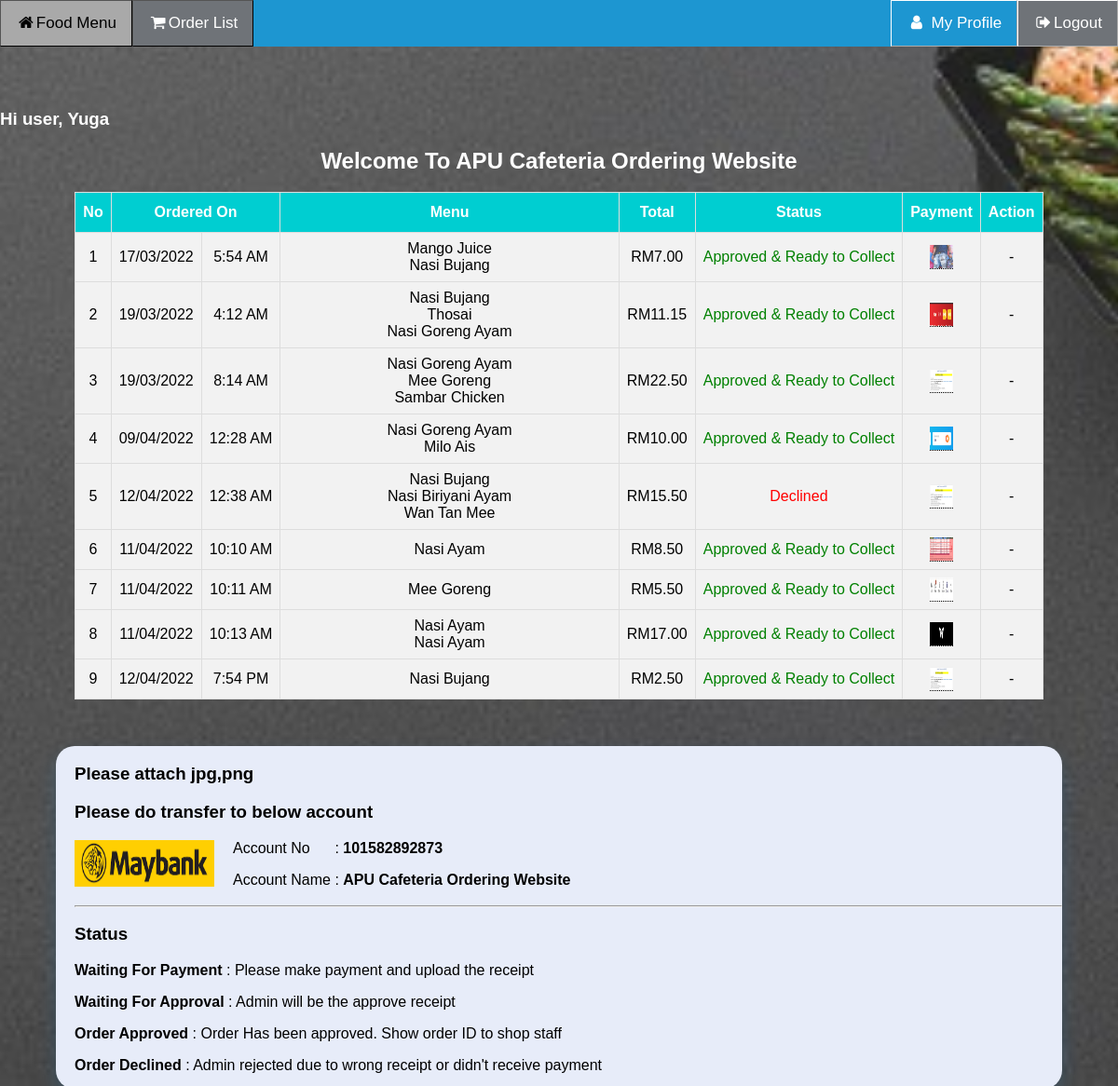
Page /Customer/List.php (signed in) on the committed database.
### tables this page shows
CREATE TABLE `orders` (
  `id` int(9) NOT NULL,
  `datetime` timestamp NOT NULL DEFAULT current_timestamp(),
  `username` varchar(255) NOT NULL,
  `menuID` varchar(99) NOT NULL,
  `category` varchar(255) NOT NULL,
  `total` float(9,2) NOT NULL,
  `receipt` varchar(255) DEFAULT NULL,
  `status` int(9) NOT NULL
);

CREATE TABLE `menu` (
  `id` int(9) NOT NULL,
  `name` varchar(255) NOT NULL,
  `price` float(8,2) NOT NULL,
  `image` varchar(255) DEFAULT NULL,
  `category` int(9) NOT NULL
);

### Customer/List.php (the view, shortened to what this page needs)
<?php
if(isset ($_SESSION["username"]))
{	include "Header.php";
$user = $_SESSION["username"];?>
<!DOCTYPE html>
<html>
<head>
</head>
<body>
	<h2 style="text-align:center;">Welcome To APU Cafeteria Ordering Website</h2>
<?php
	$queryGet = "select * from orders where username='".$_SESSION["username"]."'";
	$resultGet = mysqli_query($link,$queryGet);
	$count = mysqli_num_rows($resultGet);
	if(!$resultGet)
	{
		die ("Invalid Query - get Items List: ". mysqli_error($link));
	}
	else
	{?>
	<table id="table" border="1" align="center">
		<tr>
			<th>No</th>
			<th colspan="2">Ordered On</th>
			<th style="width:35%">Menu</th>
			<th>Total</th>
			<th>Status</th>
			<th>Payment</th>
			<th>Action</th>
		</tr>
<?php
		if($count >0)
		{
		$no=1;
		while($row= mysqli_fetch_array($resultGet, MYSQLI_BOTH))
		{
			$tmp = $row['datetime'];
            $Dtime = new DateTime($tmp);
			$date = $Dtime->format('d/m/Y');
			$time = $Dtime->format('g:i A');
		?>
		<tr>
			<form action="List.php" method="POST" enctype="multipart/form-data">
			<td><?php echo $no;?></td>
			<td><?php echo $date;?></td>
			<td><?php echo $time;?></td>
			<td><?php
				$menuarr = explode("|",$row['menuID']);
				foreach ($menuarr as $item){
					$resultGetMenu = mysqli_query($link,"SELECT name FROM menu WHERE id = '".$item."'");
					$rowMenu = mysqli_fetch_array($resultGetMenu, MYSQLI_BOTH);
					echo $rowMenu['name'];
					echo "<br>";
				}?></td>
			<td>RM<?php echo $row['total']; ?></td>
			<td><?php
			if($row['status']=="2")	echo "<p style='color: green;'>Approved & Ready to Collect</p>";
			if($row['status']=="3")	echo "<p style='color: red;'>Declined</p>";
			?></td>
			<td style="text-align: center">
				<center>
				<?php
			if($row['receipt'] == NULL){	?>
					<input type="file" name="receipt" accept="image/png, image/jpeg">
<?php	}		else{	?>
					<div class="tooltip"><a href="Upload/<?php echo $row['receipt'];?>" target=”_blank”>
					<img border="0" alt="editB" src="Upload/<?php echo $row['receipt'];?>" width="25" height="25">
					</a>
					</div>
<?php
}?>
				</center>
				</td>
			<td>
			<?php
			if($row['status']=="0")	echo "<input type='submit' name='upload' Value='Upload'>";
			else	echo "-";
			?></td>
			</form>
		</tr>
<?php	$no++;
}
		}
		else {?>
		<tr><td colspan="10">No Orders Yet</td></tr><?php	}?>
	</table>
		<div class="middle">
	<div class="container" style="border-radius: 20px;
	box-shadow: 0px 10px 20px #1687d933;
	margin: auto !important; width:90% !important;
	float:unset !important; background-color:#e7ecf9;margin-bottom:10px;">
	<div class="desc">
	<div id="line2" class="col-lg-12">
		<h3>Please attach jpg,png</h3>
		<h3>Please do transfer to below account</h3>
		<div class="cofounder-ceo-image">
			<img border="0" alt="editB" src="../CSS/btn/Maybank.png" width="150px" height="50" style="margin-bottom: 20px;margin-right:20px; float:left;">
			<p>Account No &nbsp;&nbsp;&nbsp;&nbsp;  : <b>101582892873</b></p>
			<p>Account Name : <b>APU Cafeteria Ordering Website</b></p>
		</div>
		<hr style="width: 100%;">
		<h3>Status</h3>
		<p><b>Waiting For Payment</b> : Please make payment and upload the receipt</p>
		<p><b>Waiting For Approval</b> : Admin will be the approve receipt</p>
		<p><b>Order Approved</b> : Order Has been approved. Show order ID to shop staff</p>
		<p><b>Order Declined</b> : Admin rejected due to wrong receipt or didn't receive payment</p>
	</div>
	</div>
	</div>
	</div>
<?php
	}
}
else	{
	echo "No session exists or session has expired. Please log in again ";
	echo "Page will be redirect in 5 seconds";
	header('Refresh: 5; ../Auth/Login.php');
}
?>
</body>
</html>

### Customer/Header.php (shortened to what this page needs)
<head>
    <link rel="stylesheet" type="text/css" href="../CSS/topNav.css">
	<link rel="stylesheet" href="https://cdnjs.cloudflare.com/ajax/libs/font-awesome/4.7.0/css/font-awesome.min.css">
	<div class="topnav">
        <a <?php if (basename($_SERVER['PHP_SELF']) == "Menu.php") echo "class='active'"?> href="Menu.php">
			<i class="fa fa-fw fa-home"></i>Food Menu
		</a>
		<a <?php if (basename($_SERVER['PHP_SELF']) == "List.php") echo "class='active'"?> href="List.php">
			<i class="fa fa-fw fa-shopping-cart"></i>Order List
		</a>
	</div>
	<div class="auth">
<?php if(isset ($_SESSION["username"]))
    {?>
	    <a style="background-color:#6f7378;" href="../Auth/Logout.php">
		<i class="fa fa-fw fa-sign-out"></i>Logout </a>
<?php
	}
	else
	{
	?>
	    <a style="background-color:#6f7378;" href="../Auth/Login.php">
		<i class="fa fa-fw fa-sign-out"></i>Logout </a>
<?php
	}?>
	<a <?php if (basename($_SERVER['PHP_SELF']) == "Profile.php") echo "class='active'"?> href="Profile.php">
		<i class="fa fa-fw fa-user"></i>
		My Profile
	</a>
		</div>
</head>
<h3 style="color:white;">Hi user, <?php echo $_SESSION["username"];?></h3>

### css/topNav.css (style rules this page uses)
* { box-sizing: border-box; }
body { margin: 0; font-family: Arial, Helvetica, sans-serif !important; background-image: url("bc.jpg"); background-position: center; background-size: cover; background-attachment: fixed; position:absolute; top:10%; max-width: -webkit-fill-available; right: 0px; left: 0px; }
h1, h2 { text-align:center; color:white; }
.middle { width: 100%; position: relative; }
.middle:after { display: table; clear: both; content: ''; }
.container { width: 100%; float: left; overflow: hidden; }
.auth { width: fit-content; position: fixed; height: auto; right:0; top: 0; z-index: 1080; text-align: right; }
.auth a { float: right; display:block; color: white; text-align: center; padding: 14px 16px; text-decoration: none; border-style:solid; border-width:thin; border-color:white; border-style: outset; font-size: 17px; position: relative; }
.topnav { background-color: #1D96D1; position: fixed; top: 0; right: 0; left: 0; z-index: 1030; height:50px; }
.topnav a { float: left; display:block; color: aliceblue; text-align: center; padding: 14px 16px; text-decoration: none; border-style:solid; border-width:thin; border-color:black; border-style: outset; font-size: 17px; }
.topnav a.active { background-color:#6F7378; color: white; }
#table { font-family: "Trebuchet MS", Arial, Helvetica, sans-serif; border-collapse: collapse; margin-bottom : 50px; }
#table td, #table th { border: 1px solid #ddd; padding: 8px; text-align: center; max-width: auto; }
#table img { text-align: center; max-width: auto; }
#table tr { background-color: #f2f2f2; }
#table th { padding-top: 12px; padding-bottom: 12px; text-align: center; background-color: #00CED1; color: white; max-width: auto; background-position: center; }

### Customer/List.php (style rules this page uses)
.tooltip { position: relative; display: inline-block; border-bottom: 1px dotted black; }
.desc { margin-left: 20px; }

### rows in the picture
orders: datetime "17/03/2022", datetime "5:54 AM", total "7.00", status "Approved & Ready to Collect", receipt (picture)
menu: name "Mango Juice"
menu: name "Nasi Bujang"
orders: datetime "19/03/2022", datetime "4:12 AM", total "11.15", status "Approved & Ready to Collect", receipt (picture)
menu: name "Thosai"
menu: name "Nasi Goreng Ayam"
orders: datetime "19/03/2022", datetime "8:14 AM", total "22.50", status "Approved & Ready to Collect", receipt (picture)
menu: name "Mee Goreng"
menu: name "Sambar Chicken"
orders: datetime "09/04/2022", datetime "12:28 AM", total "10.00", status "Approved & Ready to Collect", receipt (picture)
menu: name "Milo Ais"
orders: datetime "12/04/2022", datetime "12:38 AM", total "15.50", status "Declined", receipt (picture)
menu: name "Nasi Biriyani Ayam"
menu: name "Wan Tan Mee"
orders: datetime "11/04/2022", datetime "10:10 AM", total "8.50", status "Approved & Ready to Collect", receipt (picture)
menu: name "Nasi Ayam"
orders: datetime "11/04/2022", datetime "10:11 AM", total "5.50", status "Approved & Ready to Collect", receipt (picture)
orders: datetime "11/04/2022", datetime "10:13 AM", total "17.00", status "Approved & Ready to Collect", receipt (picture)
orders: datetime "12/04/2022", datetime "7:54 PM", total "2.50", status "Approved & Ready to Collect", receipt (picture)

### other values in the picture
$_SESSION["username"] "Yuga"
